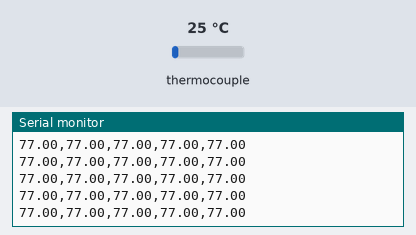
A sketch run on a simulated Arduino Uno, built with avr-gcc and run on an emulated ATmega328P. Shown: the last lines printed to the serial monitor. Inputs (shaded band) come from the test bench; at power-on: thermocouple 25 °C.

Above: at 1.7 s.
1.8 s: thermocouple set to 34 °C
At 2.3 s:
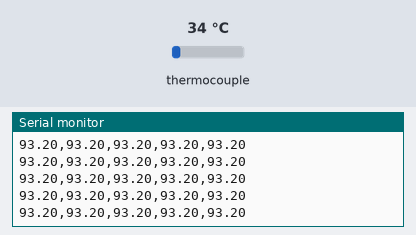
4.8 s: thermocouple set to 41 °C
At 5.3 s:
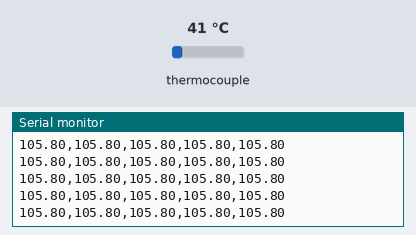
Timing chart, 0 to 7.8 s (numbered marks = the images above; inputs shaded):
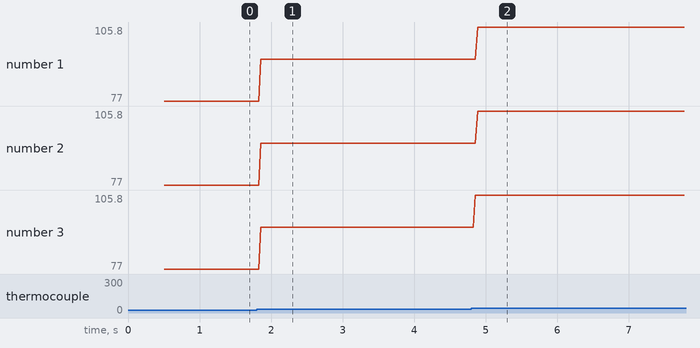

Measured:
- after the input at 1.8 s, the serial monitor: prints a new line after 0.06 s (image 1)
- after the input at 4.8 s, the serial monitor: prints a new line after 0.06 s (image 2)
- plotted number 1: 77 → 93.2 after the input at 1.8 s, 93.2 → 105.8 after the input at 4.8 s
- plotted number 2: 77 → 93.2 after the input at 1.8 s, 93.2 → 105.8 after the input at 4.8 s
- plotted number 3: 77 → 93.2 after the input at 1.8 s, 93.2 → 105.8 after the input at 4.8 s

The sketch:

thermocouples.ino
```cpp
#include <SPI.h>
#include "Adafruit_MAX31855.h"

#define NUM_TC 5

#define MAXCS_TC1   34
#define MAXCS_TC2   35
#define MAXCS_TC3   36
#define MAXCS_TC4   37
#define MAXCS_TC5   38

Adafruit_MAX31855 tc1(MAXCS_TC1, &SPI);
Adafruit_MAX31855 tc2(MAXCS_TC2, &SPI);
Adafruit_MAX31855 tc3(MAXCS_TC3, &SPI);
Adafruit_MAX31855 tc4(MAXCS_TC4, &SPI);
Adafruit_MAX31855 tc5(MAXCS_TC5, &SPI);

double current_temp[NUM_TC];

void setup() {
  Serial.begin(9600);

  while (!Serial) delay(1);

  // Wait for MAX chip to stabilize.
  delay(500);

  // Init MAX31855 breakout boards.
  if (!tc1.begin() || !tc2.begin() || !tc3.begin() || !tc4.begin() || !tc5.begin()) {
    while (1) delay(10);
  }
}

void loop() {

  // Poll temperature from MAX31855s.
  current_temp[0] = tc1.readFahrenheit();
  current_temp[1] = tc2.readFahrenheit();
  current_temp[2] = tc3.readFahrenheit();
  current_temp[3] = tc4.readFahrenheit();
  current_temp[4] = tc5.readFahrenheit();

  // Format output to serial.
  for (int i = 0; i < NUM_TC; i++) {
    if (isnan(current_temp[i]))
      Serial.print("null");
    else
      Serial.print(current_temp[i]);

    if (i < NUM_TC - 1) {
      Serial.print(",");
    }
  }

  Serial.println();
  delay(10);
}
```
